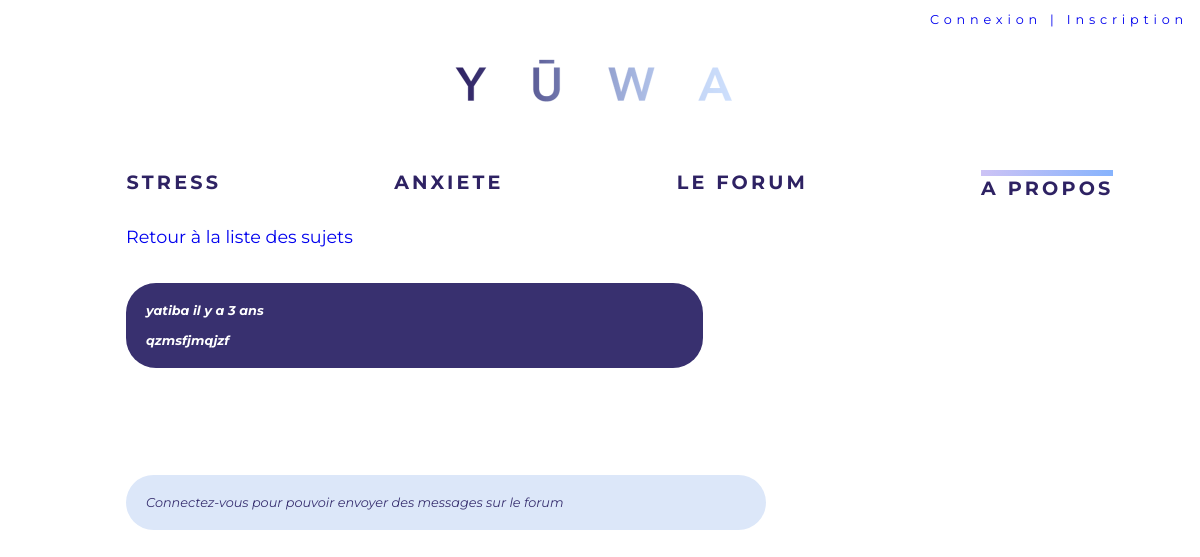
The page /commentforum.php?id=11 on the database its author committed.
### tables this page shows
CREATE TABLE IF NOT EXISTS `message_forum` (
  `id_message` int(11) NOT NULL AUTO_INCREMENT,
  `texte_publication` text NOT NULL,
  `date_publication` date NOT NULL,
  `heure_publication` time NOT NULL,
  `id_sujet` int(11) NOT NULL,
  `id_utilisateur` int(11) NOT NULL,
  PRIMARY KEY (`id_message`),
  KEY `id_utilisateur` (`id_utilisateur`),
  KEY `id_sujet` (`id_sujet`)
);

CREATE TABLE IF NOT EXISTS `inscription` (
  `id` int(11) NOT NULL AUTO_INCREMENT,
  `nom` varchar(100) NOT NULL,
  `prenom` varchar(50) NOT NULL,
  `pseudo` varchar(255) NOT NULL,
  `mail` text NOT NULL,
  `mot_de_passe` varchar(255) NOT NULL,
  PRIMARY KEY (`id`),
  KEY `id` (`id`),
  KEY `id_2` (`id`)
);

### commentforum.php (the view, shortened to what this page needs)
<!DOCTYPE html>
<html lang="fr">
<head>
    <link rel="stylesheet" type="text/css" href="css/styleforum.css">
    <link rel="stylesheet" type="text/css" href="css/stylegeneral.css"/>
</head>
<body>
  <?php
  include('nav.php');
  ?>
  <a href="sujetforum.php" class="liste">Retour à la liste des sujets</a>
  <section class="sujet">
   <?php
      include('bdd/connection_bdd.php');
    $id = intval($_GET['id']);
    $message = $bdd->prepare('SELECT * FROM sujet_forum, message_forum, inscription WHERE message_forum.id_utilisateur = inscription.id AND id_sujet = :sujet AND sujet_forum.id_sujet_forum = id_sujet');
    $message->execute(array('sujet' => $id));
    while($donnees = $message->fetch()) {
        $pseudo = $donnees['pseudo'];
        $contenu = $donnees['texte_publication'];
        $datetime1 = date_create(date('Y-m-d'));
        $datetime2 = date_create($donnees['date_publication']);
        $interval = date_diff($datetime1, $datetime2);
        $datetime3 = date_create(date('H:i', strtotime('+ 1 hours')));
        $datetime4 = date_create($donnees['heure_publication']);
        $interval2 = date_diff($datetime3, $datetime4);
        if($interval->format('%y') > 0){
            if($interval->format('%y') == 1){
                echo "<p><strong>".$pseudo."</strong> il y a ".$interval->format('%y an')."<br><br>";
        echo $contenu."</p>";
            } else {
                echo "<p><strong>".$pseudo."</strong> il y a ".$interval->format('%y ans')."<br><br>";
        echo $contenu."</p>";
            }
        } else if($interval->format('%m') > 0){
            echo "<p><strong>".$pseudo."</strong> il y a ".$interval->format('%m mois')."<br><br>";
        echo $contenu."</p>";
        } else if($interval->format('%a') > 0){
            if($interval->format('%a') == 1){
                echo "<p><strong>".$pseudo."</strong> il y a ".$interval->format('%a jour')."<br><br>";
        echo $contenu."</p>";
            } else {
                echo "<p><strong>".$pseudo."</strong> il y a ".$interval->format('%a jours')."<br><br>";
        echo $contenu."</p>";
            }
        } else if($interval2->format('%H') > 0){
            if($interval2->format('%H') == 1){
                echo "<p><strong>".$pseudo."</strong> il y a ".$interval->format('%H heure')."<br><br>";
        echo $contenu."</p>";
            } else {
                echo "<p><strong>".$pseudo."</strong> il y a ".$interval->format('%H heures')."<br><br>";
        echo $contenu."</p>";
            }
        } else if($interval2->format('%I') >= 0){
            if($interval2->format('%I') == 1){
                echo "<p><strong>".$pseudo."</strong> il y a ".$interval->format('%I minute')."<br><br>";
        echo $contenu."</p>";
            } else {
                echo "<p><strong>".$pseudo."</strong> il y a ".$interval->format('%y minutes')."<br><br>";
        echo $contenu."</p>";
            }
        }
    }
    ?>
    </section>
    <?php
    if($_SESSION !== array()) {
    ?>
    <form action="deposeforum.php" method="post">
      <fieldset>
          <?php
        $identite = intval($_SESSION['id']);
        echo "<input type=\"hidden\" name=\"identifiant\" id=\"identifiant\" value=\"$identite\">";
        echo "<input type=\"hidden\" name=\"article\" id=\"article\" value=\"$id\">";
        ?>
        <label for="forum">Partagez votre avis</label><br><br><textarea name="forum" id="forum" cols="80" rows="5" required></textarea><br><br>
        <input type="submit" value="Envoyer">
      </fieldset>
    </form>
    <?php
    } else {
        echo "<p class=\"liste\">Connectez-vous pour pouvoir envoyer des messages sur le forum</p>";
    }
    ?>
</body>
</html>

### css/styleforum.css (style rules this page uses)
section { margin-left: 10.5%; margin-top: 3%; }
p { font-size: 0.8rem; background-color: #dce7f9; width: 50%; padding: 20px; border-radius: 30px; font-style: italic; color: #383070; }
a { font-size: 1.1rem; text-decoration: none; }
.liste { margin-left: 10.5%; }
.sujet p:first-child { background-color: #38306f; color: #fff; font-weight: 700; }
p:last-child { margin-bottom: 10%; }

### css/stylegeneral.css (style rules this page uses)
body { margin: 0; font-family: 'Montserrat', sans-serif; color: #000; }

### rows shown on the page
message_forum: id_utilisateur.pseudo "yatiba", date_publication "3 ans", texte_publication "qzmsfjmqjzf"
